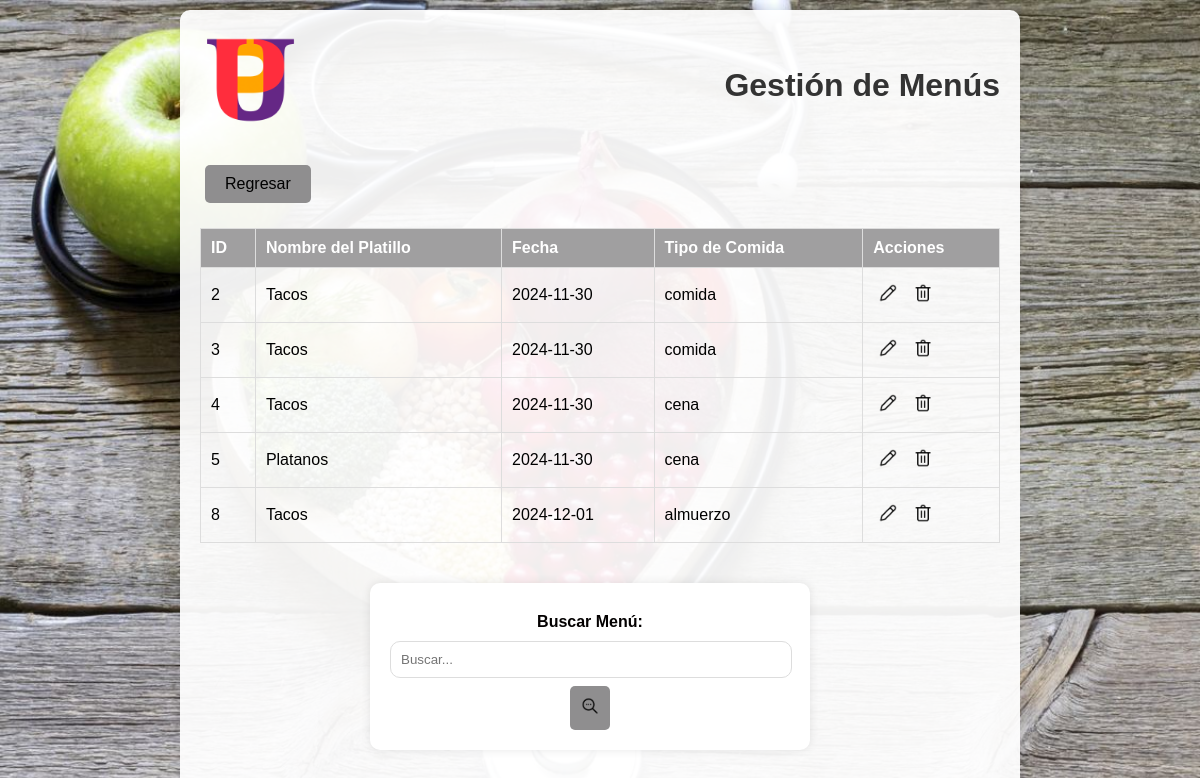
/gestionmenu.php (signed in), run on the app's committed database.
### tables this page shows
CREATE TABLE `menu` (
  `id_menu` int NOT NULL AUTO_INCREMENT COMMENT 'Identificador del menu',
  `nombre_platillo` varchar(50) NOT NULL COMMENT 'Nombre del platillo',
  `fecha` date NOT NULL COMMENT 'Fecha del menu',
  `tipo_comida` varchar(10) NOT NULL COMMENT 'Tipo de comida (almuerzo, comida, cena)',
  PRIMARY KEY (`id_menu`)
);

### gestionmenu.php (the view, shortened to what this page needs)
<?php
include 'Static/connect/db.php';
$user = $_SESSION['usuario'];
$sql_usuario = "SELECT idUsuarios FROM usuarios WHERE usuario = '$user' LIMIT 1";
$result_usuario = mysqli_query($conn, $sql_usuario);
if ($result_usuario && mysqli_num_rows($result_usuario) > 0) {
    $row_usuario = mysqli_fetch_assoc($result_usuario);
    $id_usuario = $row_usuario['idUsuarios'];
    $sql_menu = "SELECT m.id_menu, m.nombre_platillo, m.fecha, m.tipo_comida
                 FROM menu m
                 JOIN platillos_has_menu phm ON m.id_menu = phm.menu_id_menu
                 JOIN pacientes_has_platillos php ON phm.platillos_id_pla = php.platillos_id_pla
                 JOIN pacientes p ON php.pacientes_id_pac = p.id_pac
                 WHERE p.Usuarios_idUsuarios = '$id_usuario'";
    $result_menu = mysqli_query($conn, $sql_menu);
} else {
    echo "Error al obtener el ID del usuario.";
    exit();
}
?>
<!DOCTYPE html>
<html lang="es">
<head>
    <link rel="stylesheet" type="text/css" href="Static/css/styles.css">
</head>
<body>
    <div class="container3">
        <div class="header">
            <img src="Static/img/logo.png" alt="Logo" class="logo">
            <h1>Gestión de Menús</h1>
        </div>
        <div class="buttons">
            <button class="btn regresar-btn" onclick="window.location.href='usuario.php';">Regresar</button>
        </div>
        <div class="table-container">
            <table id="menu-table">
                <thead>
                    <tr>
                        <th>ID</th>
                        <th>Nombre del Platillo</th>
                        <th>Fecha</th>
                        <th>Tipo de Comida</th>
                        <th>Acciones</th>
                    </tr>
                </thead>
                <tbody>
                    <?php
                    if ($result_menu && mysqli_num_rows($result_menu) > 0) {
                        while ($row_menu = mysqli_fetch_assoc($result_menu)) {
                            echo "<tr>";
                            echo "<td>" . $row_menu['id_menu'] . "</td>";
                            echo "<td>" . $row_menu['nombre_platillo'] . "</td>";
                            echo "<td>" . $row_menu['fecha'] . "</td>";
                            echo "<td>" . $row_menu['tipo_comida'] . "</td>";
                            echo "<td>
                                    <button class='action-btn' onclick=\"window.location.href='modificarmenu.php?id={$row_menu['id_menu']}';\">
                                        <img src='Static/img/modificar.png' alt='Editar' class='action-icon'>
                                    </button>
                                    <button class='action-btn' onclick=\"eliminarMenu({$row_menu['id_menu']});\">
                                        <img src='Static/img/eliminar.png' alt='Eliminar' class='action-icon'>
                                    </button>
                                  </td>";
                            echo "</tr>";
                        }
                    } else {
                        echo "<tr><td colspan='5'>No se encontraron menús para este usuario.</td></tr>";
                    }
                    ?>
                </tbody>
            </table>
        </div>
        <div class="search-section">
            <form id="search-form" onsubmit="buscarMenu(event);">
                <label for="search">Buscar Menú:</label>
                <input type="text" id="search" name="search" placeholder="Buscar...">
                <button type="submit" class="search-btn"><img src="Static/img/buscar.png" alt="Buscar"></button>
            </form>
        </div>
    </div>
</body>
</html>

### Static/css/styles.css (style rules this page uses)
body { font-family: Arial, sans-serif; background-color: #C0C0C0; text-align: center; display: flex; justify-content: center; align-items: center; height: 100vh; margin: 20; background-image: url('background.jpg'); background-size: cover; margin: 0 auto; }
.logo { width: 100px; height: 100px; margin-bottom: 10px; }
h1 { text-align: center; color: black; justify-content: center; }
label { display: block; margin-top: 10px; color: #030000; }
input[type="text"], input[type="password"], input[type="date"], input[type="tel"], select { width: 100%; padding: 10px; margin-top: 5px; margin-bottom: 10px; border: 1px solid #cccccc; border-radius: 5px; }
.container3 { text-align: center; background-color: rgba(255, 255, 255, 0.932); padding: 20px; border-radius: 10px; box-shadow: 0 0 10px rgba(0, 0, 0, 0.1); width: 100%; max-width: 800px; }
.header { display: flex; align-items: center; justify-content: space-between; margin-bottom: 20px; text-align: center; }
.logo { width: 100px; height: 100px; margin-right: 10px; }
.buttons { display: flex; justify-content: space-between; margin-bottom: 20px; }
.btn { background-color: #8f8e8f; color: black; border: none; padding: 10px 20px; border-radius: 5px; cursor: pointer; margin: 5px; }
.regresar-btn { background-color: #8f8e8f; color: black; border: none; padding: 10px 20px; border-radius: 5px; cursor: pointer; z-index: 1; }
.table-container { margin-bottom: 20px; overflow-x: auto; }
table { width: 100%; border-collapse: collapse; margin-bottom: 20px; }
thead { background-color: #a09fa0; color: white; }
th, td { padding: 10px; border: 1px solid #ddd; text-align: left; }
.action-btn { background-color: transparent; border: none; cursor: pointer; padding: 5px; }
.action-icon { width: 20px; height: 20px; }
.search-section { display: flex; justify-content: center; align-items: center; gap: 10px; margin-bottom: 20px; }
.search-section input[type="text"] { padding: 10px; border: 1px solid #ddd; border-radius: 10px; }
.search-btn { background-color: #8f8e8f; border: none; cursor: pointer; padding: 10px; border-radius: 5px; }
.search-btn img { width: 20px; height: 20px; }
form { background-color: white; padding: 20px; border-radius: 10px; box-shadow: 0 0 10px rgba(0, 0, 0, 0.1); width: 100%; max-width: 400px; margin-right: 20px; }
form input[type="text"], form input[type="date"], form input[type="tel"], form input[type="password"], form select { width: calc(100% - 20px); padding: 8px; margin-top: 5px; margin-bottom: 8px; border: 1px solid #cccccc; border-radius: 5px; }
body { font-family: Arial, sans-serif; background-color: #C0C0C0; margin: 0; padding: 0; }
h1 { text-align: center; color: #333; }
label { display: block; margin-bottom: 5px; font-weight: bold; }
.buttons { display: flex; justify-content: space-between; }
button { padding: 10px 20px; border: none; border-radius: 4px; background-color: #4CAF50; color: white; cursor: pointer; font-size: 16px; }

### data on the page
menu: id_menu "2", nombre_platillo "Tacos", fecha "2024-11-30", tipo_comida "comida"
menu: id_menu "3", nombre_platillo "Tacos", fecha "2024-11-30", tipo_comida "comida"
menu: id_menu "4", nombre_platillo "Tacos", fecha "2024-11-30", tipo_comida "cena"
menu: id_menu "5", nombre_platillo "Platanos", fecha "2024-11-30", tipo_comida "cena"
menu: id_menu "8", nombre_platillo "Tacos", fecha "2024-12-01", tipo_comida "almuerzo"
